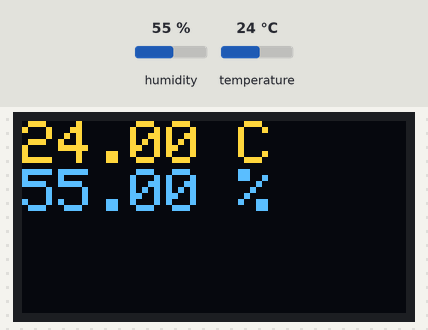
Simulated run of this sketch. Board: Arduino Uno, built with avr-gcc and run on an emulated ATmega328P. Parts: 128×64 one-colour display. Inputs (shaded band) come from the test bench; at power-on: humidity 55 %, temperature 24 °C. The OLED is the two-colour kind (top 16 rows yellow); the display library's start-up logo is not drawn.

Above: at 3.2 s.
3.3 s: humidity set to 22 %
At 12.5 s:
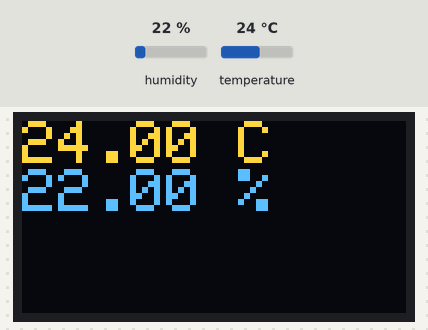
13.6 s: temperature set to 12 °C
At 22.5 s:
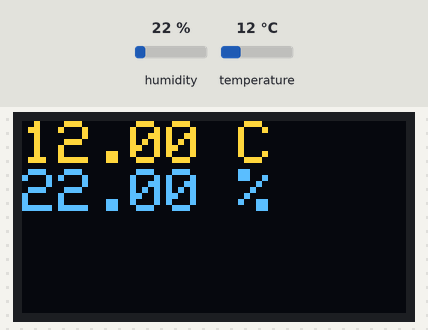
23.6 s: humidity set to 40 %
At 32.6 s:
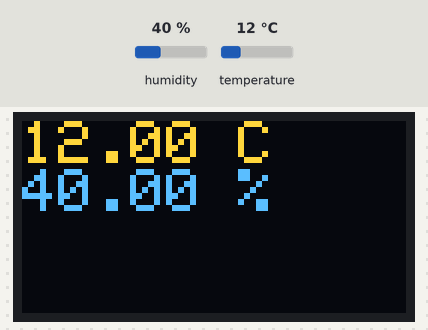
33.6 s: temperature set to 19 °C
At 42.6 s:
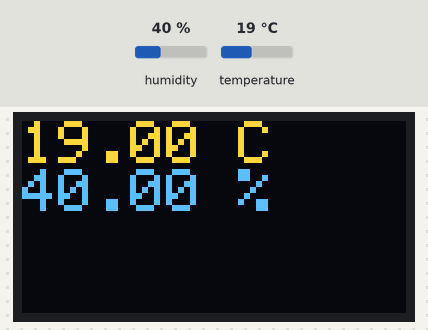
Timing chart, 0 to 44.1 s (numbered marks = the images above; inputs shaded):
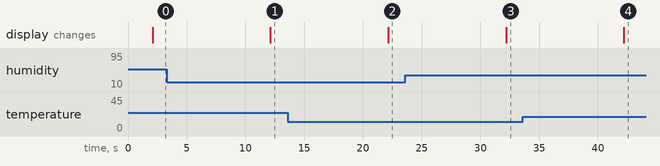

Measured:
- after the input at 3.3 s, the display: changes after 8.8 s (image 1)
- after the input at 13.6 s, the display: changes after 8.6 s (image 2)
- after the input at 23.6 s, the display: changes after 8.6 s (image 3)
- after the input at 33.6 s, the display: changes after 8.6 s (image 4)

The sketch:

dhtsensor-adafruit_display.ino
```cpp
#include <SPI.h>
#include <Wire.h>
#include <Adafruit_GFX.h>
#include <Adafruit_SSD1306.h>
#include <DHT.h>

#define OLED_RESET 2  //d4 pin on d1 mini
Adafruit_SSD1306 display(OLED_RESET);

#define DHTPIN 0      //d3 pin on d1 mini
#define DHTTYPE DHT22
DHT dht(DHTPIN, DHTTYPE);

void setup(){
  Serial.begin(9600);
  dht.begin();
  display.begin(SSD1306_SWITCHCAPVCC, 0x3C);
  display.display();
  delay(2000);
}

void loop(){

  display.clearDisplay();

  float temp = dht.readTemperature();
  float hum = dht.readHumidity();

  String tempstr = String(temp);
  String humstr = String(hum);

  //data check
  if (isnan(temp) || isnan(hum)){
    Serial.println("Failed to read data from DHT sensor");
  }

  display.setTextColor(WHITE);
  display.setTextSize(2);
  display.setCursor(0,0);
  display.println(tempstr+" C");
  display.println(humstr +" %");
  display.display();

  delay(10000); //sleep for 10 seconds
}
```
